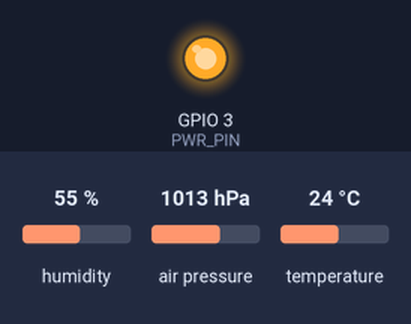
Simulated run of this sketch. Board: ESP32-C3. On the bench: output pins drawn as LEDs (lit = HIGH). The inputs (shaded band) are chosen by the test bench; at power-on: humidity 55 %, air pressure 1013 hPa, temperature 24 °C. WiFi joins after 1.5 s; servers stay silent unless stated; uploads are accepted with an empty reply; EEPROM starts erased; what the sketch prints to the serial monitor is not drawn. At 2.0 s the program puts the board to deep sleep or switches it off; the recording ends there.

Above: at 0.1 s.
At 1.97 s:
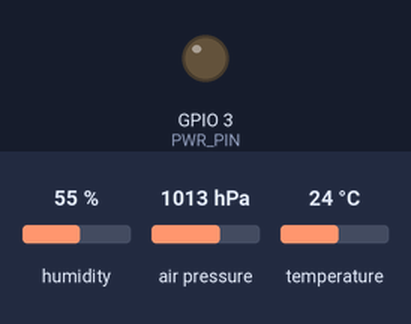
Timing chart, 0 to 2.0 s (numbered marks = the images above):
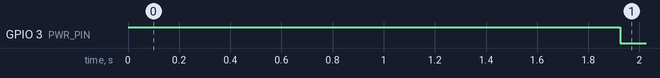

Measured:
- by itself, GPIO 3 (PWR_PIN): HIGH → LOW at 1.9 s

The sketch:

Meteo_Mini_ESP32_C3_WM_BME280.ino
```cpp
#include <Arduino.h>
#include <Adafruit_BME280.h>
#include <Wire.h>
#include <WiFi.h>
#include <HTTPClient.h>
#include <WiFiManager.h>
#include <EEPROM.h>

#define version 0.1

// Voltage divider for battery measurement
#define DIVIDER_RATIO 1.7693877551

// PWR PIN for uSup
#define PWR_PIN 3

// ADC IN (battery voltage)
#define ADC_IN  0

// Create instance of WiFiManager
WiFiManager wm;

// Custom parameters
char serverAddress[40] = "";
int sleepTime = 10; // Default sleep time in minutes

WiFiManagerParameter custom_serverAddress("server", "Server Address (max 40 chars)", serverAddress, 40);
WiFiManagerParameter custom_sleepTime("sleepTime", "Sleep Time (max 200 minutes)", String(sleepTime).c_str(), 6);

Adafruit_BME280 bme; // Create BME280 instance

void saveConfigCallback() {
  Serial.println("Saving config...");

  // Update server address and sleep time
  strcpy(serverAddress, custom_serverAddress.getValue());
  sleepTime = atoi(custom_sleepTime.getValue());

  // Save to EEPROM
  EEPROM.put(0, serverAddress);
  EEPROM.put(40, sleepTime);
  EEPROM.commit();
}

void setup()
{
  EEPROM.begin(512);
  pinMode(PWR_PIN, OUTPUT);
  digitalWrite(PWR_PIN, HIGH); // Turn power ON uSUP connector
  delay(100);

  Serial.begin(115200);
  delay(100);

  Serial.println("-------------------");
  Serial.println("Laskakit Meteo Mini");
  Serial.println("BME280 sensor");
  Serial.print("version: "); Serial.println(version);
  Serial.println("-------------------");

  // Read stored configuration
  EEPROM.get(0, serverAddress);
  EEPROM.get(40, sleepTime);

  Serial.println("Stored Server Address: " + String(serverAddress));
  Serial.println("Stored Sleep Time: " + String(sleepTime));

  // Set custom parameters
  wm.addParameter(&custom_serverAddress);
  wm.addParameter(&custom_sleepTime);

  // Set save config callback
  wm.setSaveConfigCallback(saveConfigCallback);

  // Connect to WiFi
  if (!wm.autoConnect("Laskakit Meteo Mini config"))
  {
    Serial.println("Failed to connect and hit timeout");
    esp_sleep_enable_timer_wakeup(sleepTime * 60 * 1000000);
    esp_deep_sleep_start();
  }

  Serial.println("Connected to WiFi");

  // I2C
  Wire.begin(19, 18); //19 - SDA, 18 - SCL

  // Initialize BME280
  if (!bme.begin(0x77))
  {
    Serial.println("Could not find a valid BME280 sensor, check wiring!");
    return;
  }
  Serial.println("BME280 found");
}

void loop()
{
  float temperature = bme.readTemperature();
  float humidity = bme.readHumidity();
  float pressure = bme.readPressure() / 100.0F;
  float battery_voltage = (analogReadMilliVolts(ADC_IN) * DIVIDER_RATIO / 1000);

  /* Print to Serial Monitor */
  Serial.print("Temperature: ");
  Serial.print(temperature);
  Serial.print("\tHumidity: ");
  Serial.print(humidity);
  Serial.print("\tPressure: ");
  Serial.println(pressure);

  if (WiFi.status() == WL_CONNECTED)
  {
    HTTPClient http;
    String url = "http://" + String(serverAddress) + "/?temp=" + String(temperature) + "&humV=" + String(humidity) + "&pressV=" + String(pressure) + "&voltage=" + String(battery_voltage);

    http.begin(url);
    Serial.println(url);
    int httpResponseCode = http.GET();
    if (httpResponseCode > 0)
    {
      Serial.println("HTTP Response code: " + String(httpResponseCode));
    }
    else
    {
      Serial.println("Error in HTTP request");
    }
    http.end();
  }
  else
  {
    Serial.println("WiFi not connected");
  }

  Serial.println("Meteo Mini is going to sleep...");

  digitalWrite(PWR_PIN, LOW); // Turn power OFF uSUP connector
  Serial.flush();
  delay(100);

  // Sleep for the configured time
  esp_sleep_enable_timer_wakeup(sleepTime * 60 * 1000000);
  esp_deep_sleep_start();
}
```
